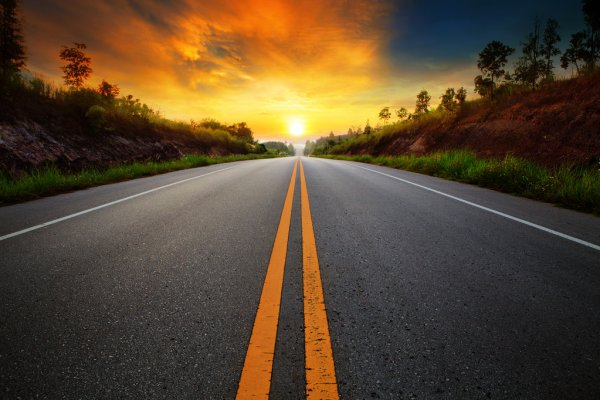
#> input picture PDI(processamento digital de imagem)/estudos sobe PDI/imagens/estrada.jpg, 600 x 400 px
$ python recortando_imagem.py
#> lines starting #> are read from the running program, lines starting #| are printed output that depends on the picture
import cv2
img = cv2.imread("imagens/estrada.jpg")
#> img is the input picture: shape (400, 600, 3); mean B, G, R 48.1, 70.5, 88.8

recorte = img[100:200, 100:200]
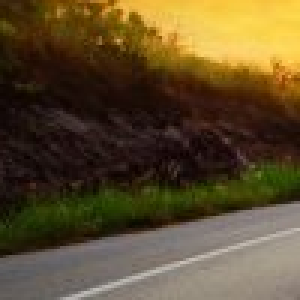
#> recorte: shape (100, 100, 3) (shown 3 times larger); mean B, G, R 44.3, 75.8, 93.2
cv2.imshow("imagem recortada", img)
cv2.waitKey()
cv2.imwrite("estrada_recortada.jpg", recorte)

$ run again, with PDI(processamento digital de imagem)/estudos sobe PDI/imagens/Animais.jpg copied over PDI(processamento digital de imagem)/estudos sobe PDI/imagens/estrada.jpg
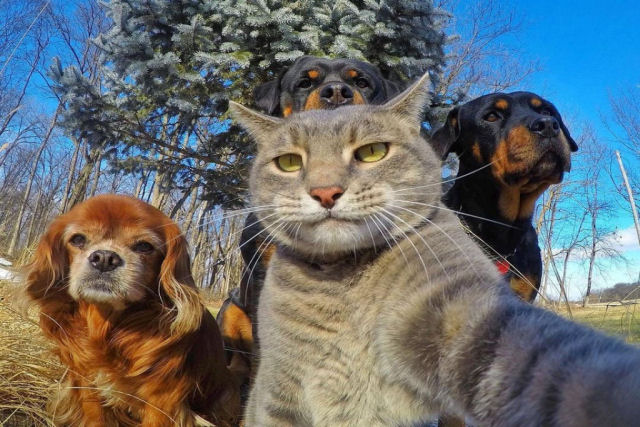
#> input picture PDI(processamento digital de imagem)/estudos sobe PDI/imagens/Animais.jpg, 640 x 427 px
#> img is the input picture: shape (427, 640, 3); mean B, G, R 111, 109.6, 103.7
#> `recorte = img[100:200, 100:200]`:
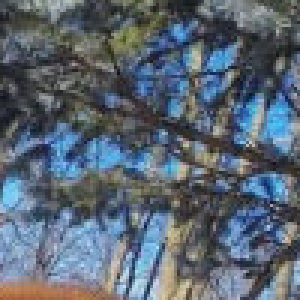
#> recorte: shape (100, 100, 3) (shown 3 times larger); mean B, G, R 115.2, 102.4, 90.6

$ run again, with PDI(processamento digital de imagem)/estudos sobe PDI/imagens/Biblia.jpg copied over PDI(processamento digital de imagem)/estudos sobe PDI/imagens/estrada.jpg
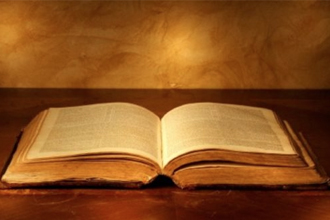
#> input picture PDI(processamento digital de imagem)/estudos sobe PDI/imagens/Biblia.jpg, 330 x 220 px
#> img is the input picture: shape (220, 330, 3); mean B, G, R 32, 80.6, 138.4
#> `recorte = img[100:200, 100:200]`:
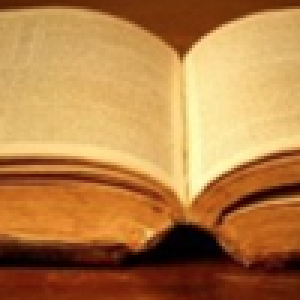
#> recorte: shape (100, 100, 3) (shown 3 times larger); mean B, G, R 70.1, 127.1, 181.5

$ run again, with PDI(processamento digital de imagem)/estudos sobe PDI/imagens/Flor.jpg copied over PDI(processamento digital de imagem)/estudos sobe PDI/imagens/estrada.jpg
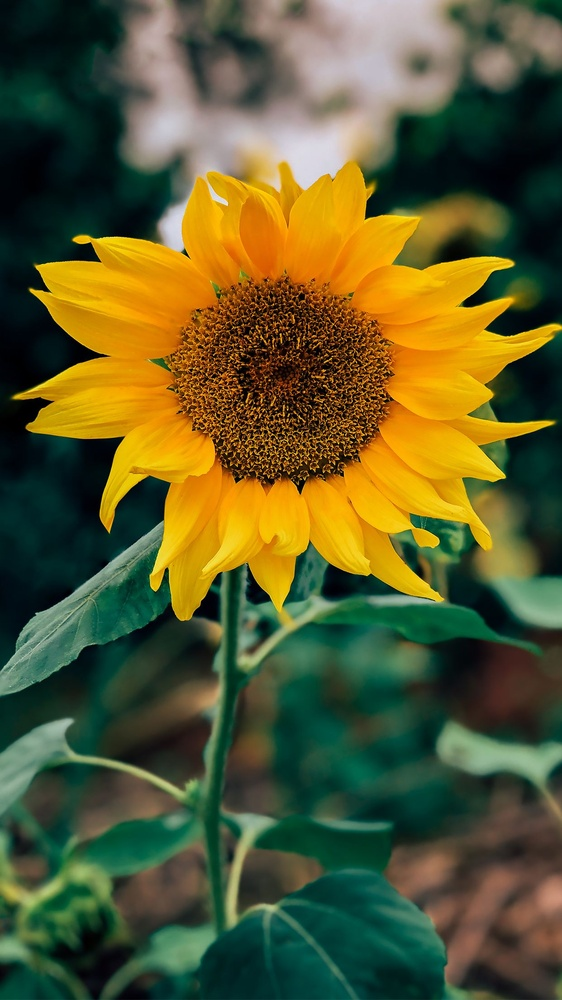
#> input picture PDI(processamento digital de imagem)/estudos sobe PDI/imagens/Flor.jpg, 562 x 1000 px, shrunk from 1242 x 2208 before the run
#> img is the input picture: shape (1000, 562, 3); mean B, G, R 46.6, 89.7, 90.4
#> `recorte = img[100:200, 100:200]`:
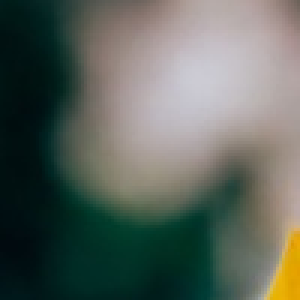
#> recorte: shape (100, 100, 3) (shown 3 times larger); mean B, G, R 93.1, 101.1, 92.9
